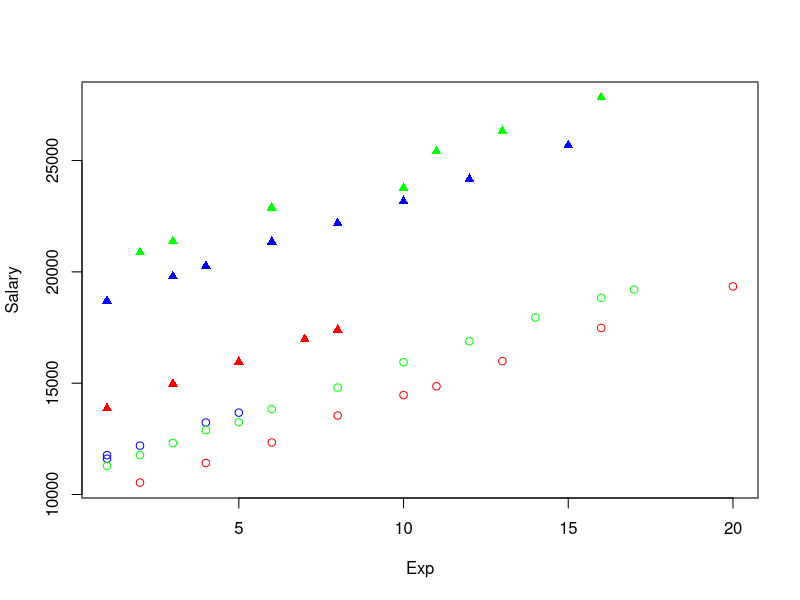
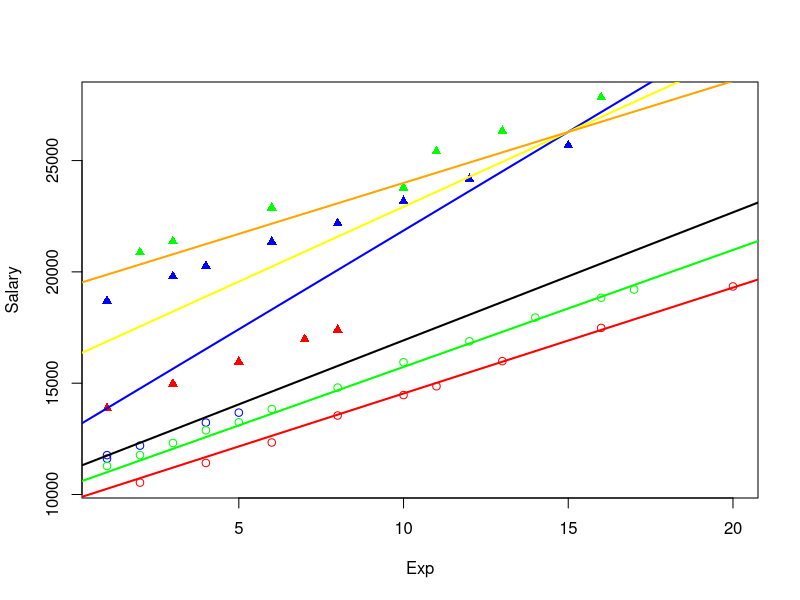

Write the R code that produced these figures, in order.
## ---- chunk 1
# salary data loading
df = read.csv("Salary.csv")
head(df)
## ---- chunk 2
cols = c("red", "green", "blue")
syms = c(1, 17)
plot(Salary~Exp, data=df, col=cols[Educ], pch=syms[Manage + 1])
## ---- chunk 3
model.b = lm(Salary~Exp * Educ * Manage, data=df)
summary((model.b))
## ---- chunk 4
b_Intercept = coef(model.b)["(Intercept)"]
b_Exp = coef(model.b)["Exp"]
b_Educ = coef(model.b)["Educ"]
b_Manage = coef(model.b)["Manage"]
b_Exp.Educ = coef(model.b)["Exp:Educ"]
b_Exp.Manage = coef(model.b)["Exp:Manage"]
b_Educ.Manage = coef(model.b)["Educ:Manage"]
b_All = coef(model.b)["Exp:Educ:Manage"]

plot(Salary ~ Exp, data = df, col = cols[Educ], pch = syms[Manage + 1])

abline(a = b_Intercept + b_Educ,
       b = b_Exp + b_Exp.Educ,
       col = "red", lwd = 2)        # Educ = 1, Manage = 0

abline(a = b_Intercept + b_Educ + b_Manage + b_Educ.Manage,
       b = b_Exp + b_Exp.Educ + b_Exp.Manage + b_All,
       col = "blue", lwd = 2)       # Educ = 1, Manage = 1

abline(a = b_Intercept + 2*b_Educ,
       b = b_Exp + 2*b_Exp.Educ,
       col = "green", lwd = 2)      # Educ = 2, Manage = 0

abline(a = b_Intercept + 2*b_Educ + b_Manage + 2*b_Educ.Manage,
       b = b_Exp + 2*b_Exp.Educ + b_Exp.Manage + 2*b_All,
       col = "yellow", lwd = 2)     # Educ = 2, Manage = 1

abline(a = b_Intercept + 3*b_Educ,
       b = b_Exp + 3*b_Exp.Educ,
       col = "black", lwd = 2)       # Educ = 3, Manage = 0

abline(a = b_Intercept + 3*b_Educ + b_Manage + 3*b_Educ.Manage,
       b = b_Exp + 3*b_Exp.Educ + b_Exp.Manage + 3*b_All,
       col = "orange", lwd = 2)     # Educ = 3, Manage = 1
## ---- chunk 5
model.r = lm(Salary~Exp+Educ*Manage, data=df)
summary(model.r)
## ---- chunk 6
anova(model.r, model.b)
